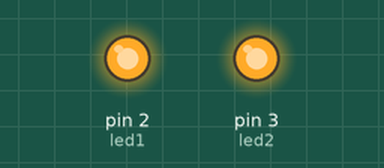
This sketch was run on a simulated Arduino Uno, built with avr-gcc and run on an emulated ATmega328P. On the bench: output pins drawn as LEDs (lit = HIGH). Random numbers use the default seed unless the sketch sets one.

Above: at 0.1 s.
At 39.83 s:
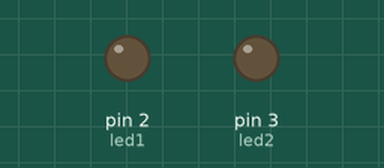
Timing chart, 0 to 40.0 s (numbered marks = the images above):
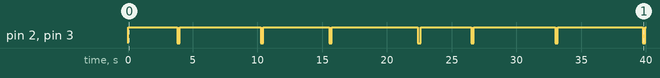

Measured:
- by itself, pin 2 (led1), pin 3 (led2): LOW → HIGH at 0.00 s, → LOW 3.8 s later, → HIGH 0.20 s later, → LOW 6.2 s later, … (15 changes in this stretch)

The sketch:

test1.ino
```cpp
int led1 = 2;
int led2 = 3;

void setup() {
  pinMode(led1, OUTPUT);
  pinMode(led2, OUTPUT);
}

void loop() {
  digitalWrite(led1, HIGH);
  digitalWrite(led2, HIGH);
  int a = random(3000, 7000);
  delay(a);
  digitalWrite(led1, LOW);
  digitalWrite(led2, LOW);
  delay(200);
}
```
